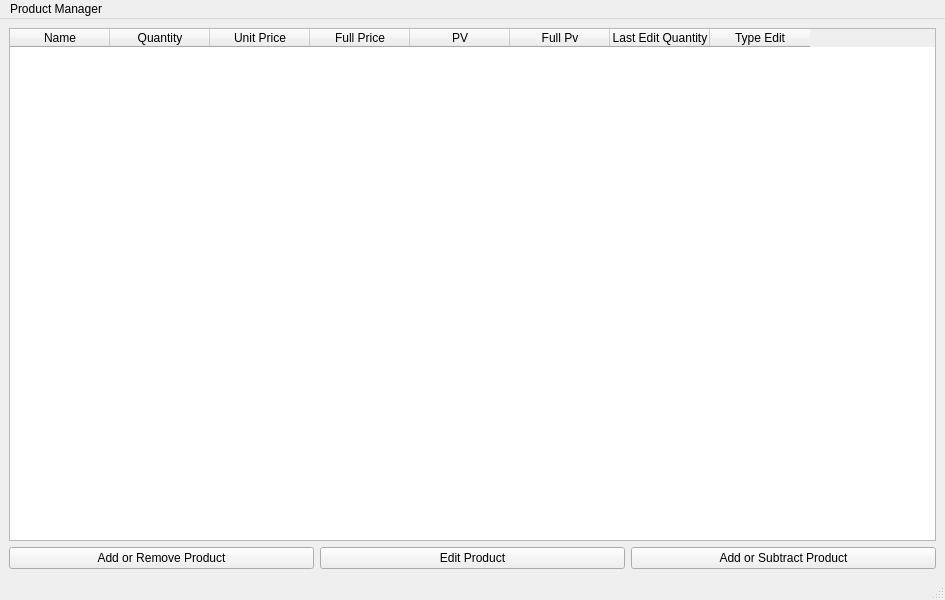
<?xml version="1.0" encoding="UTF-8"?>
<ui version="4.0">
 <class>MainWindow</class>
 <widget class="QMainWindow" name="MainWindow">
  <property name="geometry">
   <rect>
    <x>0</x>
    <y>0</y>
    <width>945</width>
    <height>600</height>
   </rect>
  </property>
  <property name="windowTitle">
   <string>MainWindow</string>
  </property>
  <widget class="QWidget" name="centralwidget">
   <layout class="QGridLayout" name="gridLayout">
    <item row="2" column="2">
     <widget class="QPushButton" name="pushButton_2">
      <property name="text">
       <string>Add or Subtract Product</string>
      </property>
     </widget>
    </item>
    <item row="2" column="1">
     <widget class="QPushButton" name="pushButton_3">
      <property name="text">
       <string>Edit Product</string>
      </property>
     </widget>
    </item>
    <item row="2" column="0">
     <widget class="QPushButton" name="pushButton">
      <property name="text">
       <string>Add or Remove Product</string>
      </property>
     </widget>
    </item>
    <item row="0" column="0" colspan="3">
     <widget class="QTableWidget" name="tableWidget">
      <property name="sizePolicy">
       <sizepolicy hsizetype="Expanding" vsizetype="Expanding">
        <horstretch>0</horstretch>
        <verstretch>0</verstretch>
       </sizepolicy>
      </property>
      <property name="autoFillBackground">
       <bool>false</bool>
      </property>
      <property name="columnCount">
       <number>8</number>
      </property>
      <column>
       <property name="text">
        <string>Name</string>
       </property>
      </column>
      <column>
       <property name="text">
        <string>Quantity</string>
       </property>
      </column>
      <column>
       <property name="text">
        <string>Unit Price</string>
       </property>
      </column>
      <column>
       <property name="text">
        <string>Full Price</string>
       </property>
      </column>
      <column>
       <property name="text">
        <string>PV</string>
       </property>
      </column>
      <column>
       <property name="text">
        <string>Full Pv</string>
       </property>
      </column>
      <column>
       <property name="text">
        <string>Last Edit Quantity</string>
       </property>
      </column>
      <column>
       <property name="text">
        <string>Type Edit</string>
       </property>
      </column>
     </widget>
    </item>
   </layout>
  </widget>
  <widget class="QMenuBar" name="menubar">
   <property name="geometry">
    <rect>
     <x>0</x>
     <y>0</y>
     <width>945</width>
     <height>30</height>
    </rect>
   </property>
   <widget class="QMenu" name="menuProduct_Manager">
    <property name="title">
     <string>Product Manager</string>
    </property>
   </widget>
   <addaction name="menuProduct_Manager"/>
  </widget>
  <widget class="QStatusBar" name="statusbar"/>
 </widget>
 <resources/>
 <connections/>
</ui>
